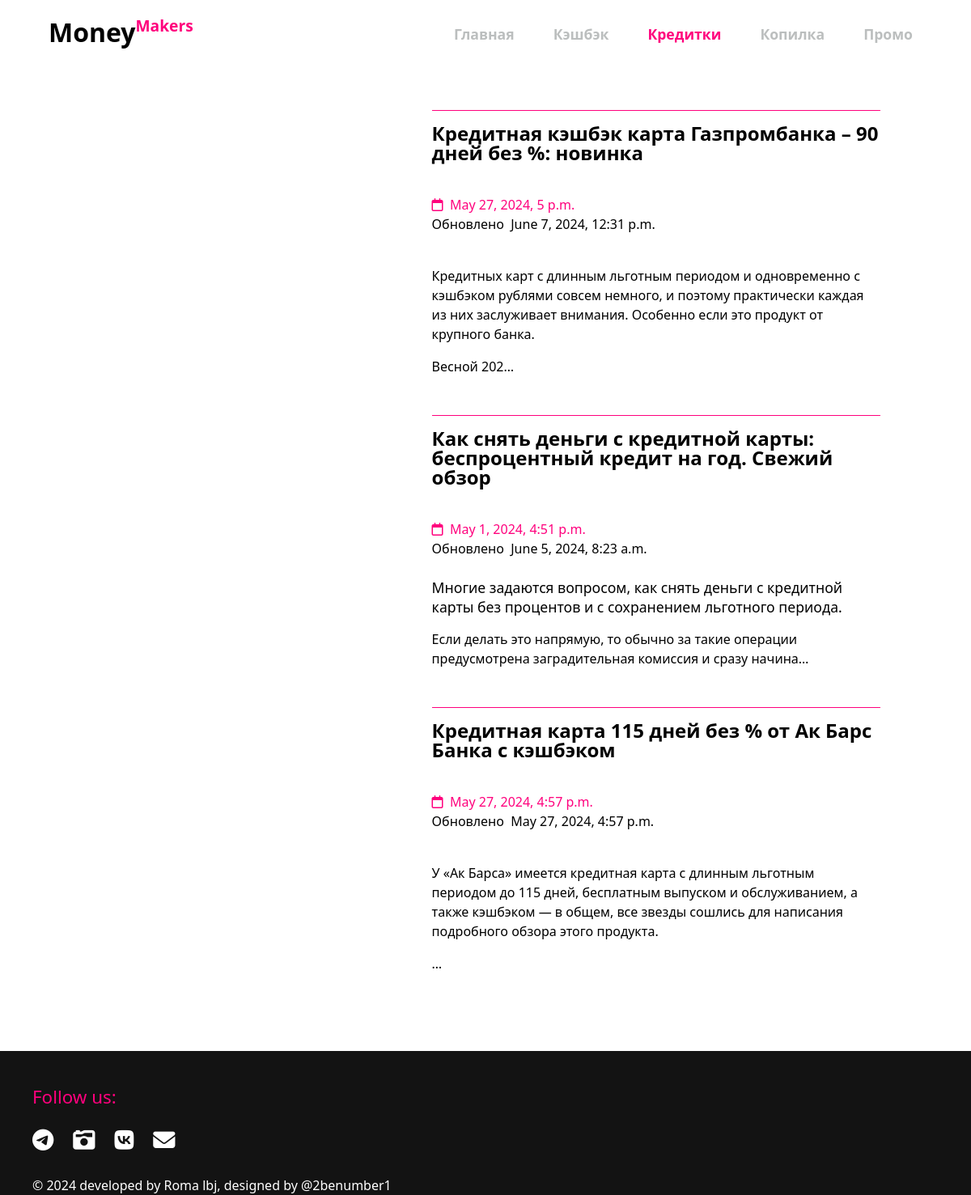
The app's page /credit, older data.
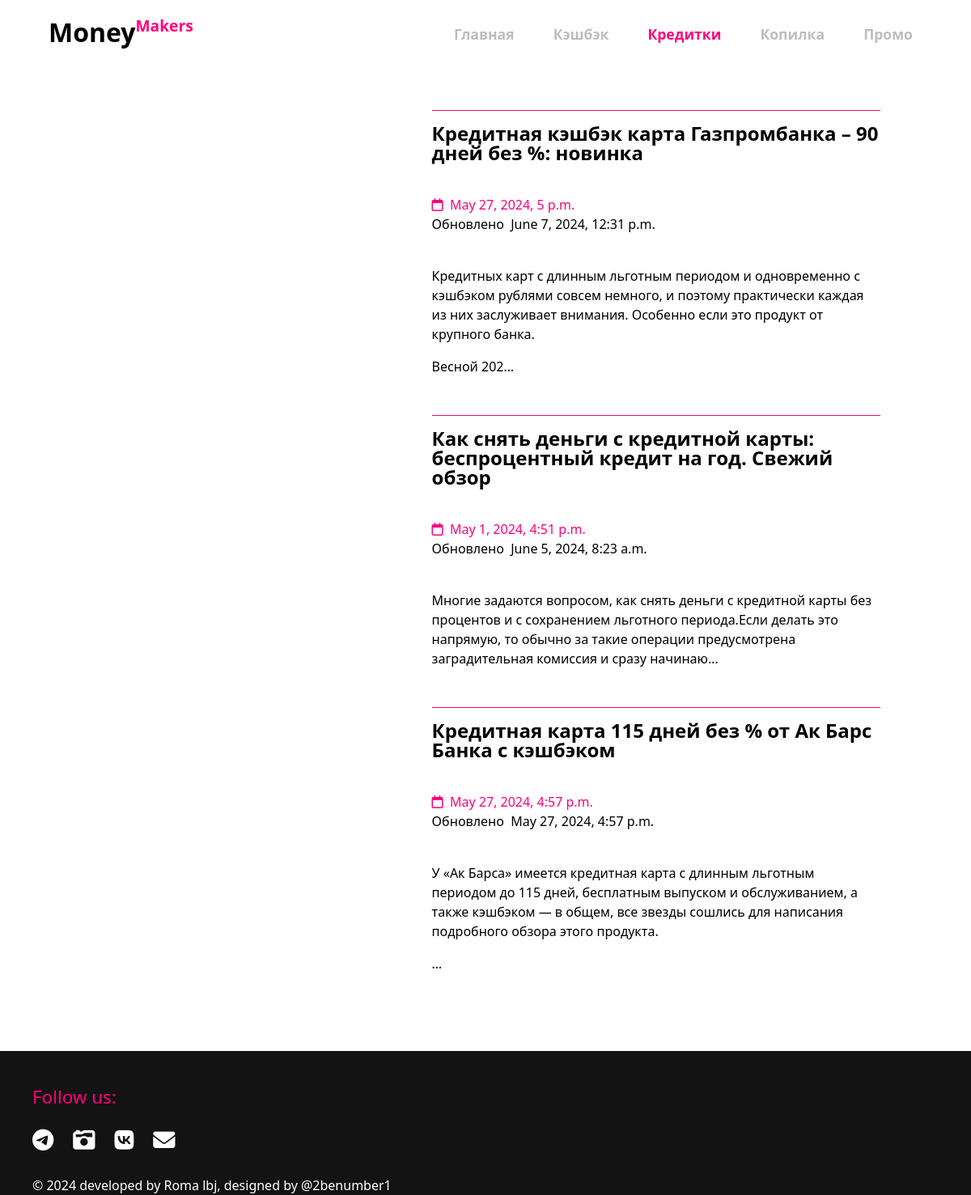
The same page, newer data.
### main/models.py (models this page shows, shortened)
class Articles(models.Model):
    credit = 'credit'
    debit = 'debit'
    savings = 'savings'
    CATEGORIES = [(credit, 'Кредитки'), (debit, 'Дебетухи'), (savings, 'Накопилка')]
    title = models.CharField(max_length=255)
    category = models.CharField(max_length=50, choices=CATEGORIES, blank=False)
    content = models.TextField()
    photo = models.ImageField(upload_to="images")
    time_create = models.DateTimeField(auto_now_add=True)
    time_update = models.DateTimeField(auto_now_add=True)
    likes_amount = models.IntegerField(default=0)
    comments_amount = models.IntegerField(default=0)
    class Meta:
        verbose_name = 'Article'
        verbose_name_plural = 'Articles'

### main/views.py (the view)
# urls.py: path('credit', views.credit, name='credit'),
def credit(request):
    context = {
        'articles': Articles.objects.filter(category='credit').order_by('-time_update'),
    }
    return render(request, 'main/credit.html', context)

### main/templates/main/credit.html (shortened to what this page needs)
{% extends 'main/layout.html' %}
{% block content %}
    <div class="credit_articles_list">
         <ul>
             {% for post in articles %}
                        <li>
                            <a href="{% url 'article_detail' category=post.category id=post.id %}">
                                <div class="post">
                                    <div class="image" style="background-image: url('{{post.photo.url}}');"></div>
                                    <div class="all_info">
                                        <p class="title">{{post.title}}</p>
                                        <p class="time time_create"><i class="fa-regular fa-calendar"></i>&nbsp;&nbsp;{{post.time_create}}</p>
                                        <p class="time time_update">Обновлено&nbsp;&nbsp;{{post.time_update}}</p>
                                        <p class="contents">{{post.content | truncatechars:220 | safe}}</p>
                                    </div>
                                </div>
                            </a>
                        </li>
             {% endfor %}
         </ul>
    </div>
{% endblock %}

Row changes from the older to the newer data that the page shows:
changed Articles "Как снять деньги с кредитной карты: беспроцентный кредит на год. Свежий обзор": content "…и с сохранением льготного периода. Если делать это напрямую, то обычно за такие операции предусмотрена заградительная комиссия и сразу начина…" → "…и с сохранением льготного периода.Если делать это напрямую, то обычно за такие операции предусмотрена заградительная комиссия и сразу начинаю…"
